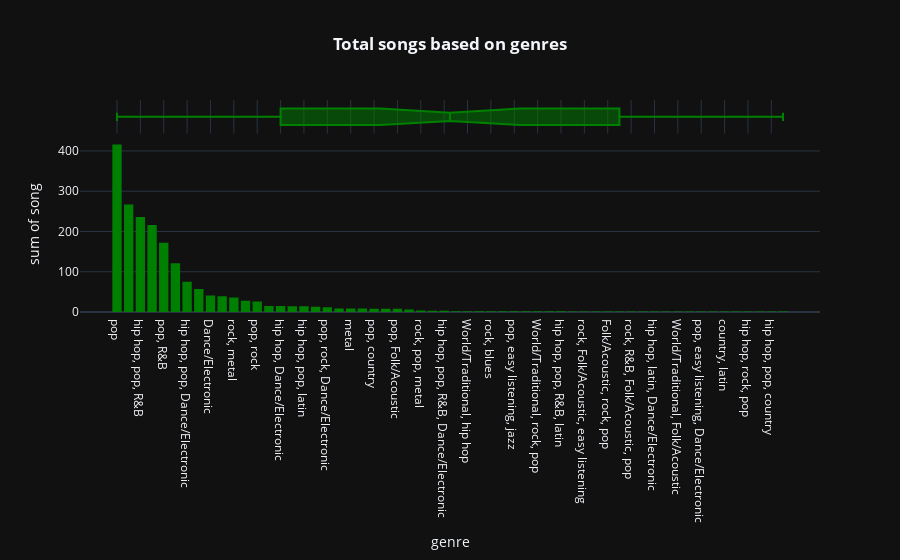

The notebook cell saved with this chart:
### Markdown cell above
1. How many songs in each genre

### Code cell
fig=px.histogram(spotify_unique.groupby('genre',as_index=False).count().sort_values(by='song',ascending=False),x='genre',y='song',color_discrete_sequence=['green'],template='plotly_dark',marginal='box',title='<b>Total songs based on genres</b>')
fig.update_layout(title_x=0.5)

### Figure 1 — Plotly figure (JSON) as saved in the notebook; plotly's stock layout.template omitted (floating-point values rounded to 4 significant figures)
{"data": [{"alignmentgroup": "True", "bingroup": "x", "histfunc": "sum", "hovertemplate": "genre=%{x}<br>sum of song=%{y}<extra></extra>", "legendgroup": "", "marker": {"color": "green", "pattern": {"shape": ""}}, "name": "", "offsetgroup": "", "orientation": "v", "showlegend": false, "type": "histogram", "x": ["pop", "hip hop, pop", "hip hop, pop, R&B", "pop, Dance/Electronic", "pop, R&B", "hip hop", "hip hop, pop, Dance/Electronic", "rock", "Dance/Electronic", "rock, pop", "rock, metal", "pop, latin", "pop, rock", "latin", "hip hop, Dance/Electronic", "pop, rock, metal", "hip hop, pop, latin", "R&B", "pop, rock, Dance/Electronic", "hip hop, pop, rock", "metal", "country", "pop, country", "rock, pop, Dance/Electronic", "pop, Folk/Acoustic", "pop, R&B, Dance/Electronic", "rock, pop, metal", "hip hop, R&B", "hip hop, pop, R&B, Dance/Electronic", "World/Traditional, rock", "World/Traditional, hip hop", "pop, rock, Folk/Acoustic", "rock, blues", "World/Traditional, pop, Folk/Acoustic", "pop, easy listening, jazz", "rock, blues, latin", "World/Traditional, rock, pop", "Folk/Acoustic, pop", "hip hop, pop, R&B, latin", "rock, classical", "rock, Folk/Acoustic, easy listening", "rock, easy listening", "Folk/Acoustic, rock, pop", "Folk/Acoustic, rock", "rock, R&B, Folk/Acoustic, pop", "rock, Folk/Acoustic, pop", "hip hop, latin, Dance/Electronic", "rock, Dance/Electronic", "World/Traditional, Folk/Acoustic", "World/Traditional, pop", "pop, easy listening, Dance/Electronic", "pop, R&B, easy listening", "country, latin", "easy listening", "hip hop, rock, pop", "hip hop, country", "hip hop, pop, country", "rock, pop, metal, Dance/Electronic"], "xaxis": "x", "y": [416, 267, 236, 216, 172, 121, 75, 57, 41, 39, 36, 28, 26, 15, 15, 14, 14, 13, 12, 9, 9, 9, 8, 8, 8, 6, 4, 3, 3, 2, 2, 2, 2, 2, 2, 2, 2, 2, 2, 1, 1, 1, 1, 1, 1, 1, 1, 1, 1, 1, 1, 1, 1, 1, 1, 1, 1, 1], "yaxis": "y"}, {"alignmentgroup": "True", "hovertemplate": "genre=%{x}<extra></extra>", "legendgroup": "", "marker": {"color": "green"}, "name": "", "notched": true, "offsetgroup": "", "showlegend": false, "type": "box", "x": ["pop", "hip hop, pop", "hip hop, pop, R&B", "pop, Dance/Electronic", "pop, R&B", "hip hop", "hip hop, pop, Dance/Electronic", "rock", "Dance/Electronic", "rock, pop", "rock, metal", "pop, latin", "pop, rock", "latin", "hip hop, Dance/Electronic", "pop, rock, metal", "hip hop, pop, latin", "R&B", "pop, rock, Dance/Electronic", "hip hop, pop, rock", "metal", "country", "pop, country", "rock, pop, Dance/Electronic", "pop, Folk/Acoustic", "pop, R&B, Dance/Electronic", "rock, pop, metal", "hip hop, R&B", "hip hop, pop, R&B, Dance/Electronic", "World/Traditional, rock", "World/Traditional, hip hop", "pop, rock, Folk/Acoustic", "rock, blues", "World/Traditional, pop, Folk/Acoustic", "pop, easy listening, jazz", "rock, blues, latin", "World/Traditional, rock, pop", "Folk/Acoustic, pop", "hip hop, pop, R&B, latin", "rock, classical", "rock, Folk/Acoustic, easy listening", "rock, easy listening", "Folk/Acoustic, rock, pop", "Folk/Acoustic, rock", "rock, R&B, Folk/Acoustic, pop", "rock, Folk/Acoustic, pop", "hip hop, latin, Dance/Electronic", "rock, Dance/Electronic", "World/Traditional, Folk/Acoustic", "World/Traditional, pop", "pop, easy listening, Dance/Electronic", "pop, R&B, easy listening", "country, latin", "easy listening", "hip hop, rock, pop", "hip hop, country", "hip hop, pop, country", "rock, pop, metal, Dance/Electronic"], "xaxis": "x2", "yaxis": "y2"}], "layout": {"barmode": "relative", "legend": {"tracegroupgap": 0}, "title": {"text": "<b>Total songs based on genres</b>", "x": 0.5}, "xaxis": {"anchor": "y", "domain": [0, 1], "title": {"text": "genre"}}, "xaxis2": {"anchor": "y2", "domain": [0, 1], "matches": "x", "showgrid": true, "showticklabels": false}, "yaxis": {"anchor": "x", "domain": [0, 0.8316], "title": {"text": "sum of song"}}, "yaxis2": {"anchor": "x2", "domain": [0.8416, 1], "matches": "y2", "showgrid": false, "showline": false, "showticklabels": false, "ticks": ""}}}
